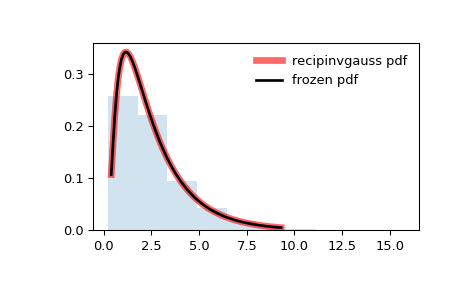

Generate this figure with Python:
from scipy.stats import recipinvgauss
import matplotlib.pyplot as plt
fig, ax = plt.subplots(1, 1)

# Calculate the first four moments:

mu = 0.63
mean, var, skew, kurt = recipinvgauss.stats(mu, moments='mvsk')

# Display the probability density function (``pdf``):

x = np.linspace(recipinvgauss.ppf(0.01, mu),
                recipinvgauss.ppf(0.99, mu), 100)
ax.plot(x, recipinvgauss.pdf(x, mu),
       'r-', lw=5, alpha=0.6, label='recipinvgauss pdf')

# Alternatively, the distribution object can be called (as a function)
# to fix the shape, location and scale parameters. This returns a "frozen"
# RV object holding the given parameters fixed.

# Freeze the distribution and display the frozen ``pdf``:

rv = recipinvgauss(mu)
ax.plot(x, rv.pdf(x), 'k-', lw=2, label='frozen pdf')

# Check accuracy of ``cdf`` and ``ppf``:

vals = recipinvgauss.ppf([0.001, 0.5, 0.999], mu)
np.allclose([0.001, 0.5, 0.999], recipinvgauss.cdf(vals, mu))
# True

# Generate random numbers:

r = recipinvgauss.rvs(mu, size=1000)

# And compare the histogram:

ax.hist(r, density=True, histtype='stepfilled', alpha=0.2)
ax.legend(loc='best', frameon=False)
plt.show()
